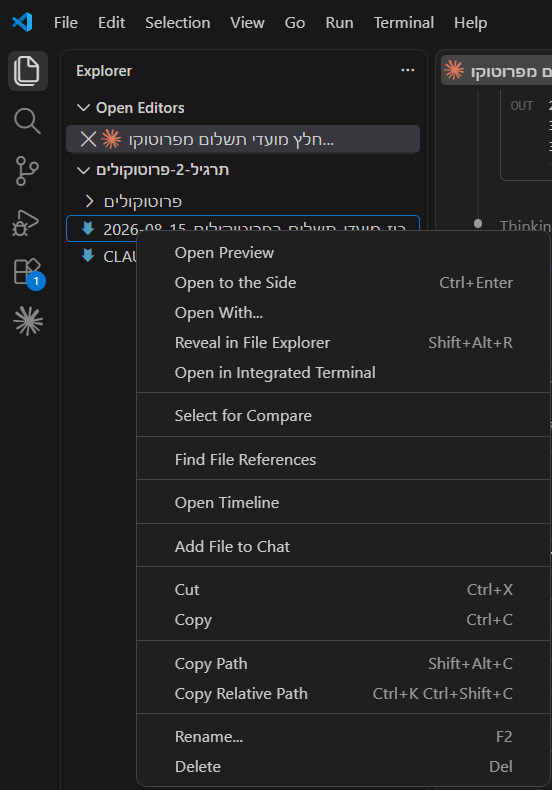
#> input picture skills/qa/md-preview-assets/md-menu.png, 552 x 790 px, found by its file name
$ python cut_mdmenu.py
#> lines starting #> are read from the running program, lines starting #| are printed output that depends on the picture
# -*- coding: utf-8 -*-
"""The right-click menu, cut to the part the reader needs: Open Preview at the top."""
import os
from PIL import Image

ROOT = r"C:\Users\Tzahi\OneDrive\שולחן העבודה\LEGAL-MIND-CLAUDE-DESKTOP-GUIDE\.github-live-repo\legal-mind-claude-guides"
D = os.path.join(ROOT, "skills", "qa", "md-preview-assets")

im = Image.open(os.path.join(D, "md-menu.png")).convert("RGB")
out = os.path.join(D, "cut-md-menu.png")
im.crop((155, 225, 552, 560)).save(out)
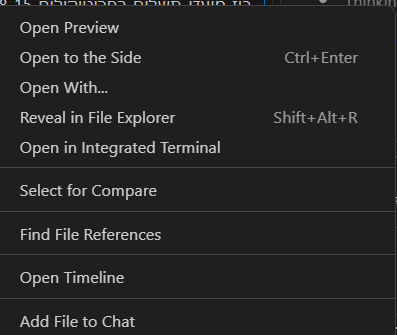
#> saved as cut-md-menu.png: PIL image 397x335 RGB; mean R, G, B 37.8, 37.8, 37.8
print(out, Image.open(out).size)

$ run again, with skills/qa/md-preview-assets/md-file.png copied over skills/qa/md-preview-assets/md-menu.png
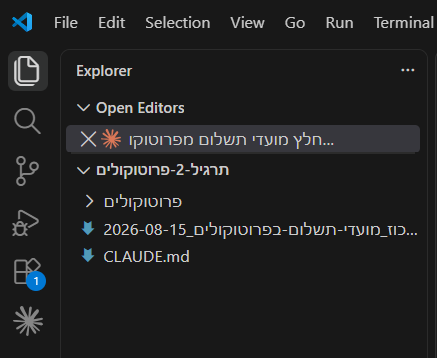
#> input picture skills/qa/md-preview-assets/md-file.png, 437 x 358 px, found by its file name
#> `im.crop((155, 225, 552, 560)).save(out)`:
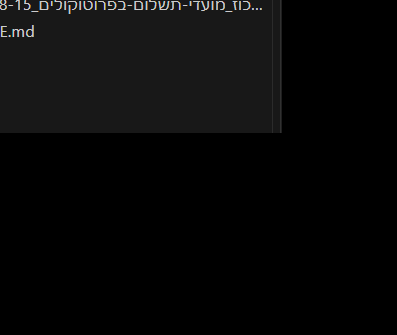
#> saved as cut-md-menu.png: PIL image 397x335 RGB; mean R, G, B 7.9, 7.9, 7.9

$ run again, with skills/qa/md-preview-assets/md-raw.png copied over skills/qa/md-preview-assets/md-menu.png
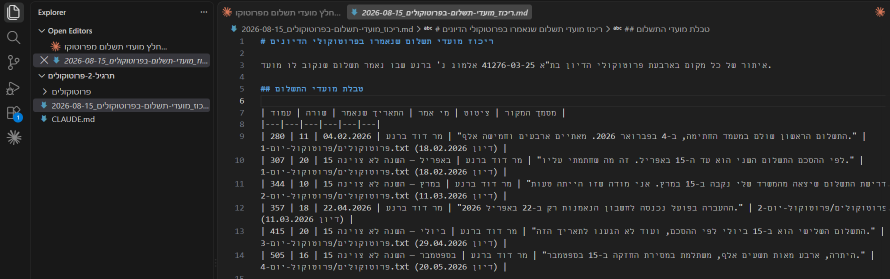
#> input picture skills/qa/md-preview-assets/md-raw.png, 1779 x 557 px, found by its file name (shown at 1/2 size)
#> `im.crop((155, 225, 552, 560)).save(out)`:
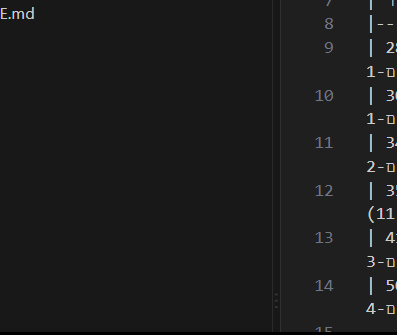
#> saved as cut-md-menu.png: PIL image 397x335 RGB; mean R, G, B 27.5, 27.6, 27.7
